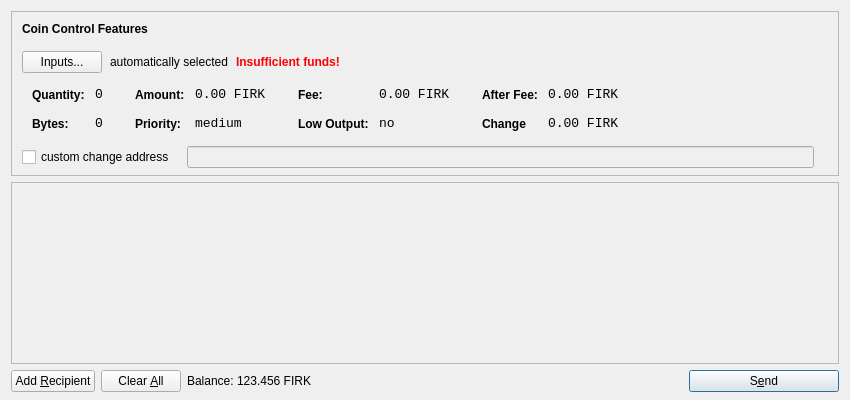
<?xml version="1.0" encoding="UTF-8"?>
<ui version="4.0">
 <class>SendCoinsDialog</class>
 <widget class="QDialog" name="SendCoinsDialog">
  <property name="geometry">
   <rect>
    <x>0</x>
    <y>0</y>
    <width>850</width>
    <height>400</height>
   </rect>
  </property>
  <property name="windowTitle">
   <string>Send Coins</string>
  </property>
  <layout class="QVBoxLayout" name="verticalLayout" stretch="0,1,0">
   <property name="bottomMargin">
    <number>8</number>
   </property>
   <item>
    <widget class="QFrame" name="frameCoinControl">
     <property name="sizePolicy">
      <sizepolicy hsizetype="Expanding" vsizetype="Expanding">
       <horstretch>0</horstretch>
       <verstretch>0</verstretch>
      </sizepolicy>
     </property>
     <property name="maximumSize">
      <size>
       <width>16777215</width>
       <height>16777215</height>
      </size>
     </property>
     <property name="frameShape">
      <enum>QFrame::StyledPanel</enum>
     </property>
     <property name="frameShadow">
      <enum>QFrame::Sunken</enum>
     </property>
     <layout class="QVBoxLayout" name="verticalLayoutCoinControl2">
      <property name="spacing">
       <number>-1</number>
      </property>
      <property name="leftMargin">
       <number>0</number>
      </property>
      <property name="topMargin">
       <number>0</number>
      </property>
      <property name="rightMargin">
       <number>0</number>
      </property>
      <property name="bottomMargin">
       <number>6</number>
      </property>
      <item>
       <layout class="QVBoxLayout" name="verticalLayoutCoinControl" stretch="0,0,0,0,1">
        <property name="spacing">
         <number>0</number>
        </property>
        <property name="leftMargin">
         <number>10</number>
        </property>
        <property name="topMargin">
         <number>10</number>
        </property>
        <item>
         <layout class="QHBoxLayout" name="horizontalLayoutCoinControl1">
          <property name="bottomMargin">
           <number>15</number>
          </property>
          <item>
           <widget class="QLabel" name="labelCoinControlFeatures">
            <property name="sizePolicy">
             <sizepolicy hsizetype="Preferred" vsizetype="Maximum">
              <horstretch>0</horstretch>
              <verstretch>0</verstretch>
             </sizepolicy>
            </property>
            <property name="font">
             <font>
              <weight>75</weight>
              <bold>true</bold>
             </font>
            </property>
            <property name="styleSheet">
             <string notr="true">font-weight:bold;</string>
            </property>
            <property name="text">
             <string>Coin Control Features</string>
            </property>
           </widget>
          </item>
         </layout>
        </item>
        <item>
         <layout class="QHBoxLayout" name="horizontalLayoutCoinControl2" stretch="0,0,0,0">
          <property name="spacing">
           <number>8</number>
          </property>
          <property name="bottomMargin">
           <number>10</number>
          </property>
          <item>
           <widget class="QPushButton" name="pushButtonCoinControl">
            <property name="styleSheet">
             <string notr="true"/>
            </property>
            <property name="text">
             <string>Inputs...</string>
            </property>
           </widget>
          </item>
          <item>
           <widget class="QLabel" name="labelCoinControlAutomaticallySelected">
            <property name="text">
             <string>automatically selected</string>
            </property>
            <property name="margin">
             <number>5</number>
            </property>
           </widget>
          </item>
          <item>
           <widget class="QLabel" name="labelCoinControlInsuffFunds">
            <property name="font">
             <font>
              <weight>75</weight>
              <bold>true</bold>
             </font>
            </property>
            <property name="styleSheet">
             <string notr="true">color:red;font-weight:bold;</string>
            </property>
            <property name="text">
             <string>Insufficient funds!</string>
            </property>
            <property name="margin">
             <number>5</number>
            </property>
           </widget>
          </item>
          <item>
           <spacer name="horizontalSpacerCoinControl">
            <property name="orientation">
             <enum>Qt::Horizontal</enum>
            </property>
            <property name="sizeHint" stdset="0">
             <size>
              <width>40</width>
              <height>1</height>
             </size>
            </property>
           </spacer>
          </item>
         </layout>
        </item>
        <item>
         <widget class="QWidget" name="widgetCoinControl" native="true">
          <property name="sizePolicy">
           <sizepolicy hsizetype="Preferred" vsizetype="Preferred">
            <horstretch>0</horstretch>
            <verstretch>0</verstretch>
           </sizepolicy>
          </property>
          <property name="minimumSize">
           <size>
            <width>0</width>
            <height>0</height>
           </size>
          </property>
          <property name="styleSheet">
           <string notr="true"/>
          </property>
          <layout class="QHBoxLayout" name="horizontalLayoutCoinControl5">
           <property name="margin">
            <number>0</number>
           </property>
           <item>
            <layout class="QHBoxLayout" name="horizontalLayoutCoinControl3" stretch="0,0,0,1">
             <property name="spacing">
              <number>20</number>
             </property>
             <property name="topMargin">
              <number>0</number>
             </property>
             <property name="bottomMargin">
              <number>10</number>
             </property>
             <item>
              <layout class="QFormLayout" name="formLayoutCoinControl1">
               <property name="horizontalSpacing">
                <number>10</number>
               </property>
               <property name="verticalSpacing">
                <number>14</number>
               </property>
               <property name="leftMargin">
                <number>10</number>
               </property>
               <property name="topMargin">
                <number>4</number>
               </property>
               <property name="rightMargin">
                <number>6</number>
               </property>
               <item row="0" column="0">
                <widget class="QLabel" name="labelCoinControlQuantityText">
                 <property name="styleSheet">
                  <string notr="true">font-weight:bold;</string>
                 </property>
                 <property name="text">
                  <string>Quantity:</string>
                 </property>
                 <property name="margin">
                  <number>0</number>
                 </property>
                </widget>
               </item>
               <item row="0" column="1">
                <widget class="QLabel" name="labelCoinControlQuantity">
                 <property name="font">
                  <font>
                   <family>Monospace</family>
                   <pointsize>10</pointsize>
                  </font>
                 </property>
                 <property name="cursor">
                  <cursorShape>IBeamCursor</cursorShape>
                 </property>
                 <property name="contextMenuPolicy">
                  <enum>Qt::ActionsContextMenu</enum>
                 </property>
                 <property name="text">
                  <string>0</string>
                 </property>
                 <property name="margin">
                  <number>0</number>
                 </property>
                 <property name="textInteractionFlags">
                  <set>Qt::LinksAccessibleByMouse|Qt::TextSelectableByKeyboard|Qt::TextSelectableByMouse</set>
                 </property>
                </widget>
               </item>
               <item row="1" column="0">
                <widget class="QLabel" name="labelCoinControlBytesText">
                 <property name="styleSheet">
                  <string notr="true">font-weight:bold;</string>
                 </property>
                 <property name="text">
                  <string>Bytes:</string>
                 </property>
                </widget>
               </item>
               <item row="1" column="1">
                <widget class="QLabel" name="labelCoinControlBytes">
                 <property name="font">
                  <font>
                   <family>Monospace</family>
                   <pointsize>10</pointsize>
                  </font>
                 </property>
                 <property name="cursor">
                  <cursorShape>IBeamCursor</cursorShape>
                 </property>
                 <property name="contextMenuPolicy">
                  <enum>Qt::ActionsContextMenu</enum>
                 </property>
                 <property name="text">
                  <string>0</string>
                 </property>
                 <property name="textInteractionFlags">
                  <set>Qt::LinksAccessibleByMouse|Qt::TextSelectableByKeyboard|Qt::TextSelectableByMouse</set>
                 </property>
                </widget>
               </item>
              </layout>
             </item>
             <item>
              <layout class="QFormLayout" name="formLayoutCoinControl2">
               <property name="horizontalSpacing">
                <number>10</number>
               </property>
               <property name="verticalSpacing">
                <number>14</number>
               </property>
               <property name="leftMargin">
                <number>6</number>
               </property>
               <property name="topMargin">
                <number>4</number>
               </property>
               <property name="rightMargin">
                <number>6</number>
               </property>
               <item row="0" column="0">
                <widget class="QLabel" name="labelCoinControlAmountText">
                 <property name="styleSheet">
                  <string notr="true">font-weight:bold;</string>
                 </property>
                 <property name="text">
                  <string>Amount:</string>
                 </property>
                 <property name="margin">
                  <number>0</number>
                 </property>
                </widget>
               </item>
               <item row="0" column="1">
                <widget class="QLabel" name="labelCoinControlAmount">
                 <property name="font">
                  <font>
                   <family>Monospace</family>
                   <pointsize>10</pointsize>
                  </font>
                 </property>
                 <property name="cursor">
                  <cursorShape>IBeamCursor</cursorShape>
                 </property>
                 <property name="contextMenuPolicy">
                  <enum>Qt::ActionsContextMenu</enum>
                 </property>
                 <property name="text">
                  <string>0.00 FIRK</string>
                 </property>
                 <property name="textInteractionFlags">
                  <set>Qt::LinksAccessibleByMouse|Qt::TextSelectableByKeyboard|Qt::TextSelectableByMouse</set>
                 </property>
                </widget>
               </item>
               <item row="1" column="0">
                <widget class="QLabel" name="labelCoinControlPriorityText">
                 <property name="styleSheet">
                  <string notr="true">font-weight:bold;</string>
                 </property>
                 <property name="text">
                  <string>Priority:</string>
                 </property>
                </widget>
               </item>
               <item row="1" column="1">
                <widget class="QLabel" name="labelCoinControlPriority">
                 <property name="font">
                  <font>
                   <family>Monospace</family>
                   <pointsize>10</pointsize>
                  </font>
                 </property>
                 <property name="cursor">
                  <cursorShape>IBeamCursor</cursorShape>
                 </property>
                 <property name="contextMenuPolicy">
                  <enum>Qt::ActionsContextMenu</enum>
                 </property>
                 <property name="text">
                  <string>medium</string>
                 </property>
                 <property name="textInteractionFlags">
                  <set>Qt::LinksAccessibleByMouse|Qt::TextSelectableByKeyboard|Qt::TextSelectableByMouse</set>
                 </property>
                </widget>
               </item>
              </layout>
             </item>
             <item>
              <layout class="QFormLayout" name="formLayoutCoinControl3">
               <property name="horizontalSpacing">
                <number>10</number>
               </property>
               <property name="verticalSpacing">
                <number>14</number>
               </property>
               <property name="leftMargin">
                <number>6</number>
               </property>
               <property name="topMargin">
                <number>4</number>
               </property>
               <property name="rightMargin">
                <number>6</number>
               </property>
               <item row="0" column="0">
                <widget class="QLabel" name="labelCoinControlFeeText">
                 <property name="styleSheet">
                  <string notr="true">font-weight:bold;</string>
                 </property>
                 <property name="text">
                  <string>Fee:</string>
                 </property>
                 <property name="margin">
                  <number>0</number>
                 </property>
                </widget>
               </item>
               <item row="0" column="1">
                <widget class="QLabel" name="labelCoinControlFee">
                 <property name="font">
                  <font>
                   <family>Monospace</family>
                   <pointsize>10</pointsize>
                  </font>
                 </property>
                 <property name="cursor">
                  <cursorShape>IBeamCursor</cursorShape>
                 </property>
                 <property name="contextMenuPolicy">
                  <enum>Qt::ActionsContextMenu</enum>
                 </property>
                 <property name="text">
                  <string>0.00 FIRK</string>
                 </property>
                 <property name="textInteractionFlags">
                  <set>Qt::LinksAccessibleByMouse|Qt::TextSelectableByKeyboard|Qt::TextSelectableByMouse</set>
                 </property>
                </widget>
               </item>
               <item row="1" column="0">
                <widget class="QLabel" name="labelCoinControlLowOutputText">
                 <property name="styleSheet">
                  <string notr="true">font-weight:bold;</string>
                 </property>
                 <property name="text">
                  <string>Low Output:</string>
                 </property>
                </widget>
               </item>
               <item row="1" column="1">
                <widget class="QLabel" name="labelCoinControlLowOutput">
                 <property name="font">
                  <font>
                   <family>Monospace</family>
                   <pointsize>10</pointsize>
                  </font>
                 </property>
                 <property name="cursor">
                  <cursorShape>IBeamCursor</cursorShape>
                 </property>
                 <property name="contextMenuPolicy">
                  <enum>Qt::ActionsContextMenu</enum>
                 </property>
                 <property name="text">
                  <string>no</string>
                 </property>
                 <property name="textInteractionFlags">
                  <set>Qt::LinksAccessibleByMouse|Qt::TextSelectableByKeyboard|Qt::TextSelectableByMouse</set>
                 </property>
                </widget>
               </item>
              </layout>
             </item>
             <item>
              <layout class="QFormLayout" name="formLayoutCoinControl4">
               <property name="horizontalSpacing">
                <number>10</number>
               </property>
               <property name="verticalSpacing">
                <number>14</number>
               </property>
               <property name="leftMargin">
                <number>6</number>
               </property>
               <property name="topMargin">
                <number>4</number>
               </property>
               <property name="rightMargin">
                <number>6</number>
               </property>
               <item row="0" column="0">
                <widget class="QLabel" name="labelCoinControlAfterFeeText">
                 <property name="styleSheet">
                  <string notr="true">font-weight:bold;</string>
                 </property>
                 <property name="text">
                  <string>After Fee:</string>
                 </property>
                 <property name="margin">
                  <number>0</number>
                 </property>
                </widget>
               </item>
               <item row="0" column="1">
                <widget class="QLabel" name="labelCoinControlAfterFee">
                 <property name="font">
                  <font>
                   <family>Monospace</family>
                   <pointsize>10</pointsize>
                  </font>
                 </property>
                 <property name="cursor">
                  <cursorShape>IBeamCursor</cursorShape>
                 </property>
                 <property name="contextMenuPolicy">
                  <enum>Qt::ActionsContextMenu</enum>
                 </property>
                 <property name="text">
                  <string>0.00 FIRK</string>
                 </property>
                 <property name="textInteractionFlags">
                  <set>Qt::LinksAccessibleByMouse|Qt::TextSelectableByKeyboard|Qt::TextSelectableByMouse</set>
                 </property>
                </widget>
               </item>
               <item row="1" column="0">
                <widget class="QLabel" name="labelCoinControlChangeText">
                 <property name="styleSheet">
                  <string notr="true">font-weight:bold;</string>
                 </property>
                 <property name="text">
                  <string>Change</string>
                 </property>
                </widget>
               </item>
               <item row="1" column="1">
                <widget class="QLabel" name="labelCoinControlChange">
                 <property name="font">
                  <font>
                   <family>Monospace</family>
                   <pointsize>10</pointsize>
                  </font>
                 </property>
                 <property name="cursor">
                  <cursorShape>IBeamCursor</cursorShape>
                 </property>
                 <property name="contextMenuPolicy">
                  <enum>Qt::ActionsContextMenu</enum>
                 </property>
                 <property name="text">
                  <string>0.00 FIRK</string>
                 </property>
                 <property name="textInteractionFlags">
                  <set>Qt::LinksAccessibleByMouse|Qt::TextSelectableByKeyboard|Qt::TextSelectableByMouse</set>
                 </property>
                </widget>
               </item>
              </layout>
             </item>
            </layout>
           </item>
          </layout>
         </widget>
        </item>
        <item>
         <layout class="QHBoxLayout" name="horizontalLayoutCoinControl4" stretch="0,0,0">
          <property name="spacing">
           <number>12</number>
          </property>
          <property name="sizeConstraint">
           <enum>QLayout::SetDefaultConstraint</enum>
          </property>
          <property name="topMargin">
           <number>5</number>
          </property>
          <property name="rightMargin">
           <number>5</number>
          </property>
          <item>
           <widget class="QCheckBox" name="checkBoxCoinControlChange">
            <property name="text">
             <string>custom change address</string>
            </property>
           </widget>
          </item>
          <item>
           <widget class="QLineEdit" name="lineEditCoinControlChange">
            <property name="enabled">
             <bool>false</bool>
            </property>
            <property name="sizePolicy">
             <sizepolicy hsizetype="Expanding" vsizetype="Fixed">
              <horstretch>0</horstretch>
              <verstretch>0</verstretch>
             </sizepolicy>
            </property>
           </widget>
          </item>
          <item>
           <widget class="QLabel" name="labelCoinControlChangeLabel">
            <property name="sizePolicy">
             <sizepolicy hsizetype="Preferred" vsizetype="Expanding">
              <horstretch>0</horstretch>
              <verstretch>0</verstretch>
             </sizepolicy>
            </property>
            <property name="minimumSize">
             <size>
              <width>0</width>
              <height>0</height>
             </size>
            </property>
            <property name="text">
             <string/>
            </property>
            <property name="margin">
             <number>3</number>
            </property>
           </widget>
          </item>
         </layout>
        </item>
        <item>
         <spacer name="verticalSpacerCoinControl">
          <property name="orientation">
           <enum>Qt::Vertical</enum>
          </property>
          <property name="sizeHint" stdset="0">
           <size>
            <width>800</width>
            <height>1</height>
           </size>
          </property>
         </spacer>
        </item>
       </layout>
      </item>
     </layout>
    </widget>
   </item>
   <item>
    <widget class="QScrollArea" name="scrollArea">
     <property name="widgetResizable">
      <bool>true</bool>
     </property>
     <widget class="QWidget" name="scrollAreaWidgetContents">
      <property name="geometry">
       <rect>
        <x>0</x>
        <y>0</y>
        <width>830</width>
        <height>165</height>
       </rect>
      </property>
      <layout class="QVBoxLayout" name="verticalLayout_2">
       <property name="margin">
        <number>0</number>
       </property>
       <item>
        <layout class="QVBoxLayout" name="entries">
         <property name="spacing">
          <number>6</number>
         </property>
        </layout>
       </item>
       <item>
        <spacer name="verticalSpacer">
         <property name="orientation">
          <enum>Qt::Vertical</enum>
         </property>
         <property name="sizeHint" stdset="0">
          <size>
           <width>20</width>
           <height>40</height>
          </size>
         </property>
        </spacer>
       </item>
      </layout>
     </widget>
    </widget>
   </item>
   <item>
    <layout class="QHBoxLayout" name="horizontalLayout">
     <item>
      <widget class="QPushButton" name="addButton">
       <property name="toolTip">
        <string>Send to multiple recipients at once</string>
       </property>
       <property name="text">
        <string>Add &amp;Recipient</string>
       </property>
       <property name="icon">
        <iconset resource="../bitcoin.qrc">
         <normaloff>:/icons/add</normaloff>:/icons/add</iconset>
       </property>
       <property name="autoDefault">
        <bool>false</bool>
       </property>
      </widget>
     </item>
     <item>
      <widget class="QPushButton" name="clearButton">
       <property name="sizePolicy">
        <sizepolicy hsizetype="Minimum" vsizetype="Fixed">
         <horstretch>0</horstretch>
         <verstretch>0</verstretch>
        </sizepolicy>
       </property>
       <property name="toolTip">
        <string>Remove all transaction fields</string>
       </property>
       <property name="text">
        <string>Clear &amp;All</string>
       </property>
       <property name="icon">
        <iconset resource="../bitcoin.qrc">
         <normaloff>:/icons/remove</normaloff>:/icons/remove</iconset>
       </property>
       <property name="autoRepeatDelay">
        <number>300</number>
       </property>
       <property name="autoDefault">
        <bool>false</bool>
       </property>
      </widget>
     </item>
     <item>
      <layout class="QHBoxLayout" name="horizontalLayout_2">
       <property name="spacing">
        <number>3</number>
       </property>
       <item>
        <widget class="QLabel" name="label">
         <property name="sizePolicy">
          <sizepolicy hsizetype="Preferred" vsizetype="Fixed">
           <horstretch>0</horstretch>
           <verstretch>0</verstretch>
          </sizepolicy>
         </property>
         <property name="text">
          <string>Balance:</string>
         </property>
        </widget>
       </item>
       <item>
        <widget class="QLabel" name="labelBalance">
         <property name="sizePolicy">
          <sizepolicy hsizetype="Preferred" vsizetype="Fixed">
           <horstretch>0</horstretch>
           <verstretch>0</verstretch>
          </sizepolicy>
         </property>
         <property name="cursor">
          <cursorShape>IBeamCursor</cursorShape>
         </property>
         <property name="text">
          <string>123.456 FIRK</string>
         </property>
         <property name="textInteractionFlags">
          <set>Qt::LinksAccessibleByMouse|Qt::TextSelectableByKeyboard|Qt::TextSelectableByMouse</set>
         </property>
        </widget>
       </item>
      </layout>
     </item>
     <item>
      <spacer name="horizontalSpacer">
       <property name="orientation">
        <enum>Qt::Horizontal</enum>
       </property>
       <property name="sizeHint" stdset="0">
        <size>
         <width>40</width>
         <height>20</height>
        </size>
       </property>
      </spacer>
     </item>
     <item>
      <widget class="QPushButton" name="sendButton">
       <property name="minimumSize">
        <size>
         <width>150</width>
         <height>0</height>
        </size>
       </property>
       <property name="toolTip">
        <string>Confirm the send action</string>
       </property>
       <property name="text">
        <string>S&amp;end</string>
       </property>
       <property name="icon">
        <iconset resource="../bitcoin.qrc">
         <normaloff>:/icons/send</normaloff>:/icons/send</iconset>
       </property>
       <property name="default">
        <bool>true</bool>
       </property>
      </widget>
     </item>
    </layout>
   </item>
  </layout>
 </widget>
 <resources>
  <include location="../bitcoin.qrc"/>
 </resources>
 <connections/>
</ui>
